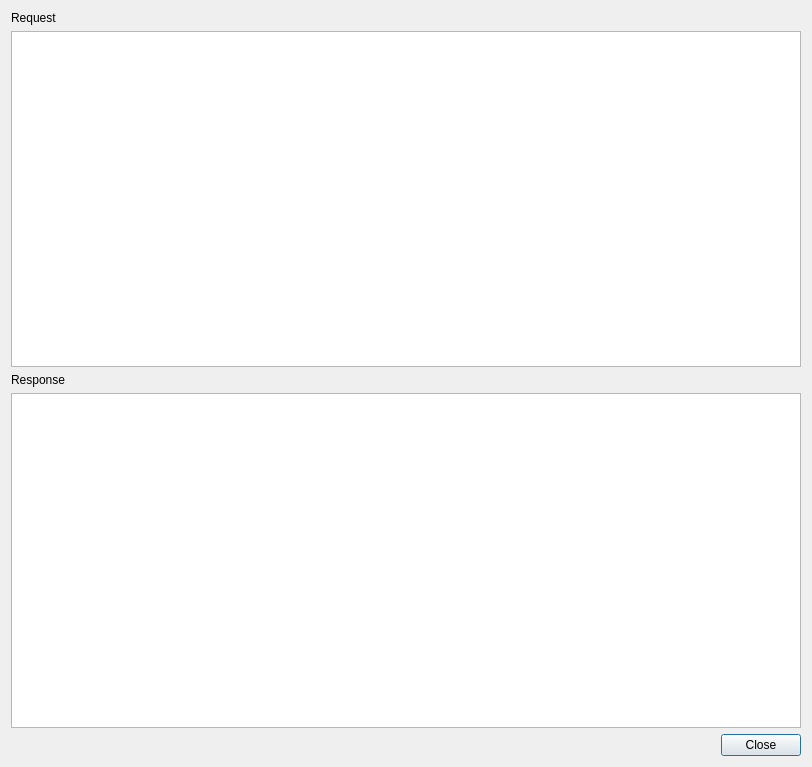
<?xml version="1.0" encoding="UTF-8"?>
<ui version="4.0">
 <class>XMLDialog</class>
 <widget class="QDialog" name="XMLDialog">
  <property name="geometry">
   <rect>
    <x>0</x>
    <y>0</y>
    <width>812</width>
    <height>767</height>
   </rect>
  </property>
  <property name="windowTitle">
   <string>XML Request / Response</string>
  </property>
  <layout class="QVBoxLayout" name="verticalLayout">
   <item>
    <widget class="QLabel" name="lblXMLRequest">
     <property name="text">
      <string>Request</string>
     </property>
    </widget>
   </item>
   <item>
    <widget class="QTextBrowser" name="txtbrXMLRequest"/>
   </item>
   <item>
    <widget class="QLabel" name="lblXMLResponse">
     <property name="text">
      <string>Response</string>
     </property>
    </widget>
   </item>
   <item>
    <widget class="QTextBrowser" name="txtbrXMLResponse">
     <property name="lineWrapMode">
      <enum>QTextEdit::NoWrap</enum>
     </property>
     <property name="openExternalLinks">
      <bool>true</bool>
     </property>
    </widget>
   </item>
   <item>
    <widget class="QDialogButtonBox" name="buttonBox">
     <property name="orientation">
      <enum>Qt::Horizontal</enum>
     </property>
     <property name="standardButtons">
      <set>QDialogButtonBox::Close</set>
     </property>
    </widget>
   </item>
  </layout>
 </widget>
 <resources/>
 <connections>
  <connection>
   <sender>buttonBox</sender>
   <signal>accepted()</signal>
   <receiver>XMLDialog</receiver>
   <slot>accept()</slot>
   <hints>
    <hint type="sourcelabel">
     <x>248</x>
     <y>254</y>
    </hint>
    <hint type="destinationlabel">
     <x>157</x>
     <y>274</y>
    </hint>
   </hints>
  </connection>
  <connection>
   <sender>buttonBox</sender>
   <signal>rejected()</signal>
   <receiver>XMLDialog</receiver>
   <slot>reject()</slot>
   <hints>
    <hint type="sourcelabel">
     <x>316</x>
     <y>260</y>
    </hint>
    <hint type="destinationlabel">
     <x>286</x>
     <y>274</y>
    </hint>
   </hints>
  </connection>
 </connections>
</ui>
